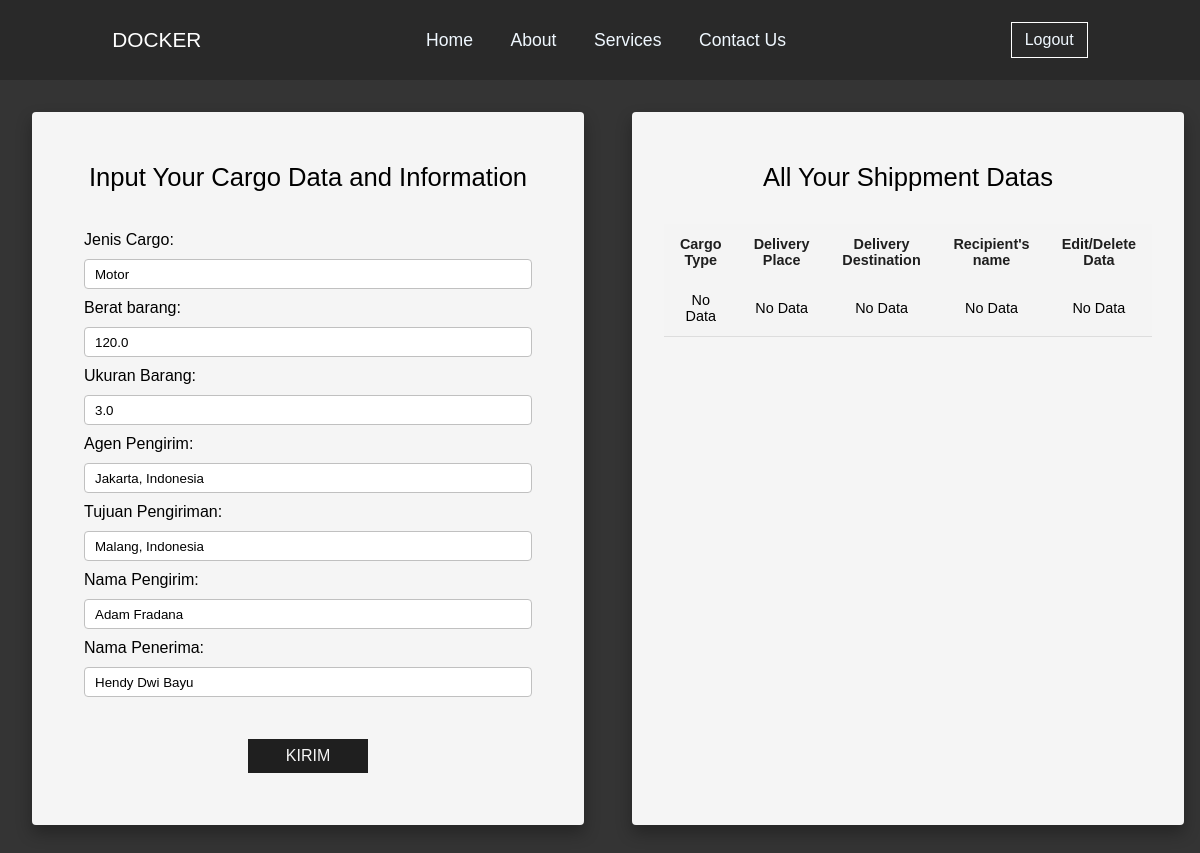
/cargo/edit/21/ (signed in), run on the app's committed database.
### myapp/models.py (models this page shows, shortened)
class Cargo(models.Model):
    user = models.ForeignKey(User, on_delete=models.CASCADE)
    jenis_cargo = models.CharField(max_length=100)
    berat = models.FloatField()
    ukuran = models.FloatField()
    agen_pengiriman = models.CharField(max_length=100)
    tujuan_pengiriman = models.CharField(max_length=100)
    nama_pengirim = models.CharField(max_length=100)
    nama_penerima = models.CharField(max_length=100)
    created_at = models.DateTimeField(auto_now_add=True)

### myapp/views.py (the view)
# urls.py: path('cargo/edit/<int:id>/', views.edit_cargo, name='edit_cargo'),
@login_required
def edit_cargo(request, id):
    cargo = get_object_or_404(Cargo, id=id, user=request.user)
    if request.method == 'POST':
        form = CargoForm(request.POST, instance=cargo)
        if form.is_valid():
            form.save()
            return redirect('add_cargo')
    else:
        form = CargoForm(instance=cargo)
    return render(request, 'cargo_page.html', {'form': form})

### myapp/forms.py
class CargoForm(forms.ModelForm):
    class Meta:
        model = Cargo
        fields = ['jenis_cargo', 'berat', 'ukuran', 'agen_pengiriman', 'tujuan_pengiriman', 'nama_pengirim', 'nama_penerima']

### template/cargo_page.html (shortened to what this page needs)
{% load static %}
<!DOCTYPE html>
<html lang="en">
  <head>
    <link rel="stylesheet" href="{% static 'assets/css/cargo_style.css' %}" />
  </head>
  <body>
    <div class="content">
      <div class="tab">
        <p>DOCKER</p>
        <ul>
          <li><a href="/">Home</a></li>
          <li><a href="#">About</a></li>
          <li><a href="#">Services</a></li>
          <li><a href="#">Contact Us</a></li>
        </ul>
        {% if user.is_authenticated %}
        <a class="user" href="logout">Logout</a>
        {% else %}
        <a class="user" href="register">Register</a>
        {% endif %}
      </div>
      <div class="sub-content">
        <div class="form">
          <p>Input Your Cargo Data and Information</p>
          <form method="POST" class="cargo-form">
            <label for="id_jenis_cargo">Jenis Cargo:</label>
            {{ form.jenis_cargo }}
            <label for="id_berat">Berat barang:</label>
            {{form.berat}}
            <label for="id_ukuran">Ukuran Barang:</label>
            {{form.ukuran}}
            <label for="id_agen_pengiriman">Agen Pengirim:</label>
            {{form.agen_pengiriman}}
            <label for="id_tujuan_pengiriman">Tujuan Pengiriman:</label>
            {{form.tujuan_pengiriman}}
            <label for="id_nama_pengirim">Nama Pengirim:</label>
            {{form.nama_pengirim}}
            <label for="id_nama_penerima">Nama Penerima:</label>
            {{form.nama_penerima}}
            <button type="submit">Kirim</button>
          </form>
      </div>
        <div class="tab-container">
          <p>All Your Shippment Datas</p>
          <table class="content-table">
            <thead>
              <tr>
                <th>Cargo Type</th>
                <th>Delivery Place</th>
                <th>Delivery Destination</th>
                <th>Recipient's name</th>
                <th>Edit/Delete Data</th>
              </tr>
            </thead>
            <tbody>
              {% if not cargos %}
              <tr>
                <td>No Data</td>
                <td>No Data</td>
                <td>No Data</td>
                <td>No Data</td>
                <td>
                  No Data
                </td>
              </tr>
              {% endif %}
            </tbody>
          </table>
        </div>
      </div>
  </body>
</html>

### static/assets/css/cargo_style.css (style rules this page uses)
* { padding: 0; margin: 0; box-sizing: border-box; font-family: Arial, Helvetica, sans-serif; }
.content { height: fit-content; width: 100%; padding-bottom: 5rem; background-color: rgb(52, 52, 52); }
.tab { display: flex; background: rgb(41, 41, 41); justify-content: space-around; color: rgb(255, 255, 255); height: 5rem; align-items: center; }
.tab p { font-size: 1.3em; }
.tab ul { list-style: none; display: flex; width: 30%; justify-content: space-between; }
.tab ul li a { text-decoration: none; color: aliceblue; font-size: 1.1em; }
.tab a.user { text-decoration: none; color: aliceblue; border: 1px solid #fff; padding: 8px 13px; transition: 0.3s; }
.sub-content { display: flex; width: 100%; height: fit-content; }
.form { width: 50%; padding: 2rem; margin: 2rem 1rem 0 2rem; background-color: whitesmoke; border-radius: 4px; box-shadow: 0 8px 16px rgba(0, 0, 0, 0.3); }
.form p { text-align: center; font-size: 1.6em; margin: 1.2rem 0; }
.form form { display: flex; flex-direction: column; width: 100%; height: 100%; padding: 20px; }
.cargo-form input { width: 100%; height: 30px; background: white; border-radius: 4px; border: 1px solid silver; margin: 10px 0 10px 0; padding: 0 10px; }
.cargo-form button { margin-left: 50%; transform: translateX(-50%); margin-top: 2rem; width: 120px; height: 34px; border: none; outline: none; background: rgb(31, 31, 31); cursor: pointer; font-size: 16px; text-transform: uppercase; color: whitesmoke; transition: 0.3s; }
.tab-container { width: 50%; padding: 2rem; margin: 2rem 1rem 0 2rem; background-color: whitesmoke; border-radius: 4px; box-shadow: 0 8px 16px rgba(0, 0, 0, 0.3); }
.tab-container p { text-align: center; font-size: 1.6em; margin: 1.2rem 0 2rem; }
.content .content-table { border-collapse: collapse; font-size: 0.9em; width: 100%; text-align: center; background-color: rgba(245, 245, 245, 0.67); }
.content .content-table thead tr { color: rgb(31, 31, 31); font-weight: bold; }
.content-table th, .content-table td { padding: 12px 15px; }
.content-table tbody tr { border-bottom: 1px solid #dddddd; }

### data on the page
Cargo: jenis_cargo "Motor", berat "120.0", ukuran "3.0", agen_pengiriman "Jakarta, Indonesia", tujuan_pengiriman "Malang, Indonesia", nama_pengirim "Adam Fradana", nama_penerima "Hendy Dwi Bayu"
